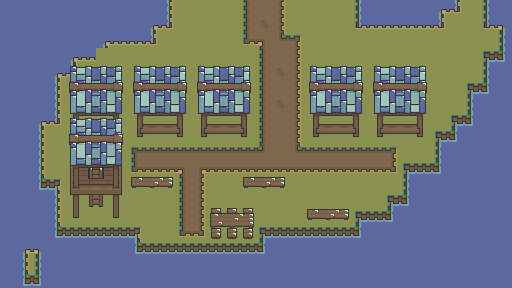

The image is a tile-based game level rendered from a .tmx file. Its description and source (layers, tilesets, objects; grid data summarised) follow:
An orthogonal 32x18 tile map with 16x16 px tiles, 5 tile layers (water, floor, props, house2, ...), 5 tilesets and 2 objects.

<map version="1.10" tiledversion="1.11.2" orientation="orthogonal" renderorder="right-down" width="32" height="18" tilewidth="16" tileheight="16" infinite="0" nextlayerid="10" nextobjectid="4">
 <tileset firstgid="1" source="../../assets/tileset/forest/forest_.tsx" />
 <tileset firstgid="199" source="../../assets/tileset/house/structures/blueHouse_3_0.tsx" />
 <tileset firstgid="679" source="../../assets/tileset/house/forestVillageStructures_ [stallsWatchtower].tsx" />
 <tileset firstgid="1024" source="../../assets/tileset/forest/forestPath_.tsx" />
 <tileset firstgid="1064" source="../../assets/tileset/house/forestVillageObjects_.tsx" />
 <group id="2" name="Water">
  <layer id="1" name="water" width="32" height="18">
   <data>[576 cells, 193 non-empty, 1 distinct tile ids]</data>
  </layer>
 </group>
 <group id="3" name="Floor">
  <layer id="4" name="floor" width="32" height="18">
   <data>[576 cells, 388 non-empty, 28 distinct tile ids]</data>
  </layer>
  <layer id="9" name="props" width="32" height="18">
   <data>[576 cells, 15 non-empty, 9 distinct tile ids]</data>
  </layer>
  <layer id="8" name="house2" width="32" height="18">
   <data>[576 cells, 20 non-empty, 20 distinct tile ids]</data>
  </layer>
  <layer id="7" name="house" width="32" height="18">
   <data>[576 cells, 112 non-empty, 52 distinct tile ids]</data>
  </layer>
 </group>
 <group id="6" name="zone">
  <objectgroup id="5" name="doors">
   <object id="1" x="172.364" y="0.363637" width="180.364" height="7.81818">
    <properties>
     <property name="facing" propertytype="FacingDirection" value="NORTH" />
     <property name="toDoorId" type="int" value="3" />
     <property name="toRoomName" value="forestWorld" />
    </properties>
   </object>
   <object id="3" x="457.909" y="0.181818" width="27.9091" height="5.54545">
    <properties>
     <property name="facing" propertytype="FacingDirection" value="NORTH" />
     <property name="toDoorId" type="int" value="4" />
     <property name="toRoomName" value="forestWorld" />
    </properties>
   </object>
  </objectgroup>
 </group>
</map>
